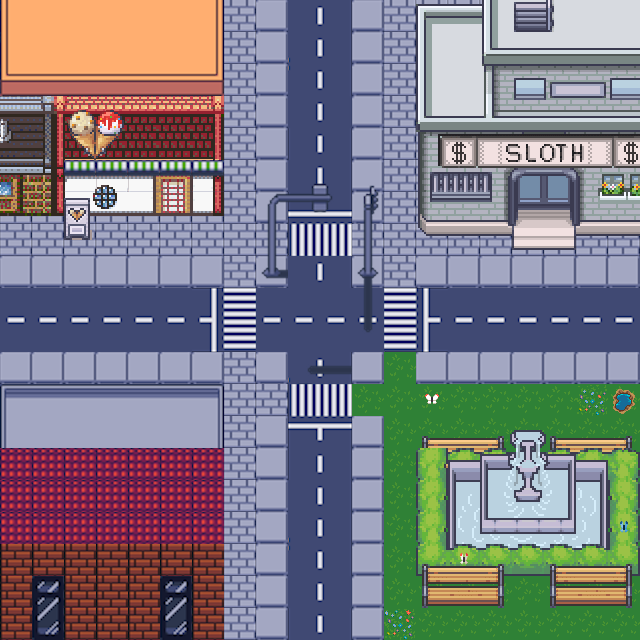

This game map was drawn from its Tiled (.tmx) file and the tilesets committed beside it. A one-line description and the trimmed map source follow:
An orthogonal 20x20 tile map with 32x32 px tiles, 12 tile layers (floorlayer, chairlayer2, walllayer, glasslayer1, ...), 8 tilesets.

<map version="1.10" tiledversion="1.10.2" orientation="orthogonal" renderorder="right-down" width="20" height="20" tilewidth="32" tileheight="32" infinite="0" nextlayerid="18" nextobjectid="1">
 <tileset firstgid="1" name="24_Ice_Cream_Shop_32x32" tilewidth="32" tileheight="32" tilecount="272" columns="16">
  <image source="24_Ice_Cream_Shop_32x32.png" width="512" height="544" />
 </tileset>
 <tileset firstgid="273" name="tuxmon-32x32" tilewidth="32" tileheight="32" tilecount="775" columns="25">
  <image source="tuxmon-32x32.png" width="816" height="1020" />
 </tileset>
 <tileset firstgid="1048" name="defimon2" tilewidth="32" tileheight="32" tilecount="2640" columns="44">
  <image source="defimon2.png" width="1408" height="1920" />
 </tileset>
 <tileset firstgid="3688" name="Street32x32" tilewidth="32" tileheight="32" tilecount="256" columns="32">
  <image source="Street32x32.png" width="1024" height="256" />
 </tileset>
 <tileset firstgid="3944" name="Buildings32x32" tilewidth="32" tileheight="32" tilecount="180" columns="12">
  <image source="Buildings32x32.png" width="384" height="480" />
 </tileset>
 <tileset firstgid="4124" name="forest_tiles" tilewidth="32" tileheight="32" tilecount="256" columns="16">
  <image source="forest_tiles.png" width="512" height="512" />
 </tileset>
 <tileset firstgid="4380" name="9_Shopping_Center_and_Markets_32x32" tilewidth="32" tileheight="32" tilecount="2176" columns="32">
  <image source="9_Shopping_Center_and_Markets_32x32.png" width="1024" height="2176" />
 </tileset>
 <tileset firstgid="6556" name="Tilemap" tilewidth="32" tileheight="32" tilecount="260" columns="20">
  <image source="Tilemap.png" width="640" height="416" />
 </tileset>
 <layer id="1" name="floorlayer" width="20" height="20">
  <data>[400 cells, 400 non-empty, 44 distinct tile ids]</data>
 </layer>
 <layer id="13" name="chairlayer2" width="20" height="20">
  <data>[400 cells, 12 non-empty, 6 distinct tile ids]</data>
 </layer>
 <layer id="2" name="walllayer" width="20" height="20">
  <data>[400 cells, 61 non-empty, 2 distinct tile ids]</data>
 </layer>
 <layer id="10" name="glasslayer1" width="20" height="20">
  <data>[400 cells, 13 non-empty, 6 distinct tile ids]</data>
 </layer>
 <layer id="3" name="fountainlayer" width="20" height="20">
  <data>[400 cells, 28 non-empty, 28 distinct tile ids]</data>
 </layer>
 <layer id="11" name="glasslayer2" width="20" height="20">
  <data>[400 cells, 5 non-empty, 1 distinct tile ids]</data>
 </layer>
 <layer id="12" name="chairlayer" width="20" height="20">
  <data>[400 cells, 12 non-empty, 6 distinct tile ids]</data>
 </layer>
 <layer id="7" name="trafficlightlayer" width="20" height="20">
  <data>[400 cells, 19 non-empty, 19 distinct tile ids]</data>
 </layer>
 <layer id="8" name="trafficlightlayer2" width="20" height="20">
  <data>[400 cells, 1 non-empty, 1 distinct tile ids]</data>
 </layer>
 <layer id="14" name="bulding" width="20" height="20">
  <data>[400 cells, 161 non-empty, 100 distinct tile ids]</data>
 </layer>
 <layer id="15" name="other" width="20" height="20">
  <data>[400 cells, 11 non-empty, 7 distinct tile ids]</data>
 </layer>
 <layer id="17" name="butterly" width="20" height="20">
  <data>[400 cells, 3 non-empty, 3 distinct tile ids]</data>
 </layer>
</map>
